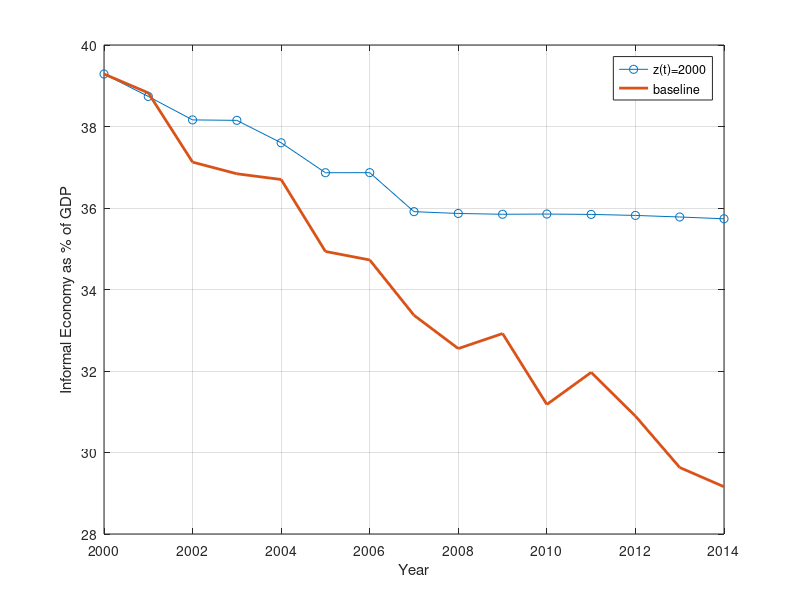
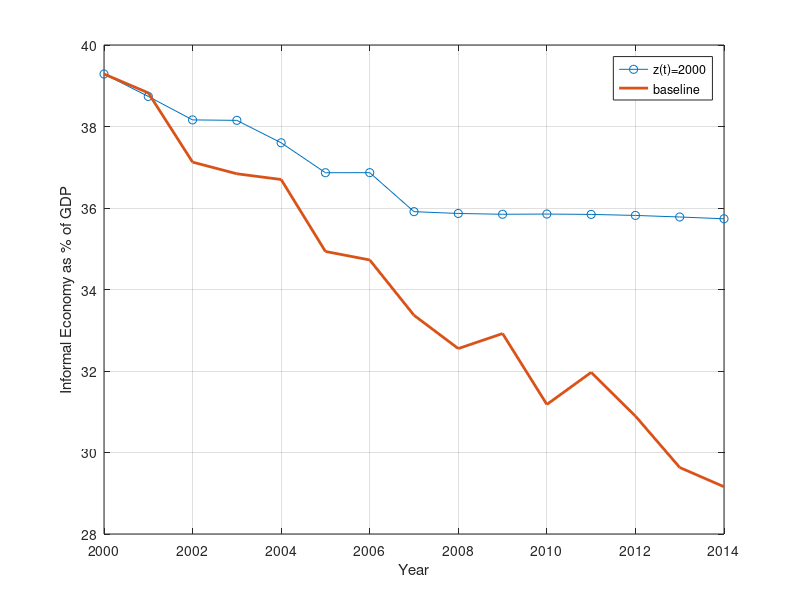
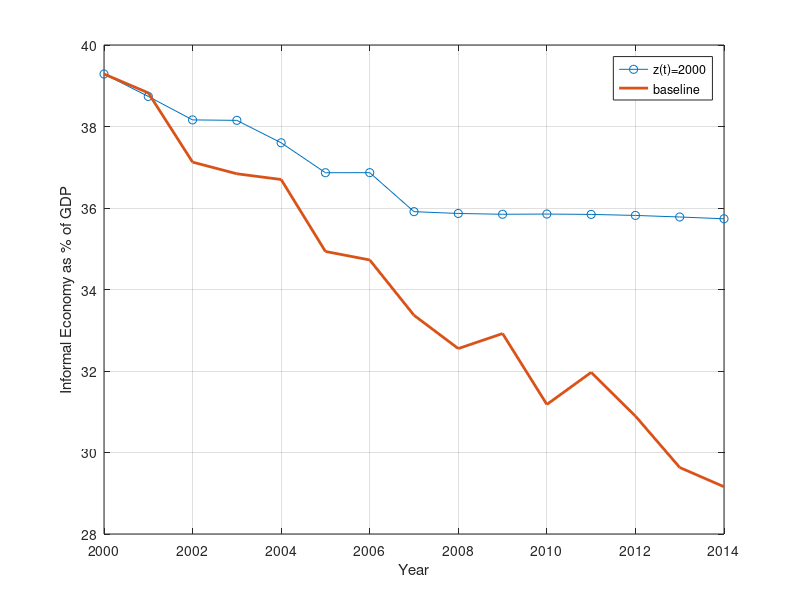

The MATLAB script that drew these images, in order:
%%%%%%%%%%%%%%%%%%%%%%%%%%%%%%%%%%%%%%%%%%%%%%%%%%%%%%%%%%%%%%%%%%%%%%%%%%%
%                                                                         %
%   "Envelope Wages, Hidden Production and Labor Productivity"            %
%                                                                         %
%       by Alessandro Di Nola, Georgi Kocharkov and A. Vasilev            % 
%                                                                         % 
%%%%%%%%%%%%%%%%%%%%%%%%%%%%%%%%%%%%%%%%%%%%%%%%%%%%%%%%%%%%%%%%%%%%%%%%%%%

clear;clc;close all

% This file loads a mat file with counterfactuals, generates figures and tables, 
% and stores them in the subfolder 'results\experiments'

oldpath = fullfile(pwd,'');

% Load results of baseline simulation
load results_baseline

%-------------- 5 experiments----------------------------------------------

% 1 - keep productivity fixed at 2000 level
% 2 - keep all taxes fixed
% 3 - change only T_W (other taxes and prod fixed)
% 4 - change only T_E 
% 5 - change only S_E & S_W 
%--------------------------------------------------------------------------

experiment_num = 1; %choose the experiment

% load counterfactual results
if experiment_num == 1
    load informal_z_fixed 
elseif experiment_num==2
    load informal_alltax_fixed 
elseif experiment_num==3
    load informal_z_fixed 
    load informal_tw_only 
elseif experiment_num==4
    load informal_z_fixed 
    load informal_te_only
elseif experiment_num==5
    load informal_z_fixed 
    load informal_s_only
    
end

% Save plots in subfolder results\experiments

cd 'results\experiments'

if experiment_num == 1
    % EXPERIMENT 1: Keep z(t) fixed at 2000 lovel
    
    plot(year_vec,informal_z_fixed*100,'-o',year_vec,informal_baseline*100,'linewidth',2)
    legend('z(t)=2000','baseline'), grid on
    %title('Informal sector size, over Y')
    xlabel('Year')
    ylabel('Informal Economy as % of GDP')
    print('informal_z_fixed','-depsc')
    print('informal_z_fixed','-dpng')
    savefig('informal_z_fixed')
    
elseif experiment_num==2
    % EXPERIMENT 2: Keep all taxes fixed at 2000 lovel
    
    plot(year_vec,informal_alltax_fixed*100,'-o',year_vec,informal_baseline*100,'linewidth',2)
    legend('taxes=2000','baseline'), grid on
    %title('Informal sector size, over Y')
    xlabel('Year')
    ylabel('Informal Economy as % of GDP')
    print('informal_alltax_fixed','-depsc')
    print('informal_alltax_fixed','-dpng')
    savefig('informal_alltax_fixed')
    
elseif experiment_num==3
    % EXPERIMENT 3: only T_W changes, other taxes are freezed (z changes)
    
    plot(year_vec,informal_tw_only*100,'-o',year_vec,informal_z_fixed*100,'linewidth',2)
    legend('T_{W} only','all taxes','Location','Best'), grid on
    %title('Informal sector size, over Y')
    xlabel('Year')
    ylabel('Informal Economy as % of GDP')
    print('informal_tw_only','-depsc')
    print('informal_tw_only','-dpng')
    savefig('informal_tw_only')
    
elseif experiment_num==4
    % EXPERIMENT 4:  only T_E changes, other taxes are freezed
    
    plot(year_vec,informal_te_only*100,'-o',year_vec,informal_z_fixed*100,'linewidth',2)
    legend('T_{E} only','all taxes'), grid on
    %title('Informal sector size, over Y')
    xlabel('Year')
    ylabel('Informal Economy as % of GDP')
    print('informal_te_only','-depsc')
    print('informal_te_only','-dpng')
    savefig('informal_te_only')
    
    elseif experiment_num==5
    % EXPERIMENT 5:  only S_E and S_W change, other taxes are freezed 
    
    plot(year_vec,informal_s_only*100,'-o',year_vec,informal_z_fixed*100,'linewidth',2)
    legend('S only','all taxes'), grid on
    %title('Informal sector size, over Y')
    xlabel('Year')
    ylabel('Informal Economy as % of GDP')
    print('informal_s_only','-depsc')
    print('informal_s_only','-dpng')
    savefig('informal_s_only')
    
end

%% Table summarizing the findings
cd(oldpath)
load informal_z_fixed 
load informal_alltax_fixed 
cd 'results\experiments'

fid=fopen('results_table.tex','w');
fprintf(fid,'\n \\documentclass[12pt]{article}');
fprintf(fid,'\n \\begin{document}');

fprintf(fid,'\n \\begin{table}[h]');
fprintf(fid,'\n \\caption{Productivity versus Txes - A Decomposition}');
fprintf(fid,'\n \\begin{center}');
fprintf(fid,'\n \\label{results1}');
fprintf(fid,'\n \\begin{tabular}{lccc}');
fprintf(fid,'\n  \\hline');
fprintf(fid,'\n  & \\textbf{2000} & \\textbf{2014} & \\textbf{Change} \\\\ \\hline');
fprintf(fid,'\n  Data                     &  $%5.2f$ & $%5.2f$ & $%5.2f$ \\\\ ',36.9, 31,-5.90);
fprintf(fid,'\n  \\textbf{Model}          &  $%5.2f$ & $%5.2f$ & $%5.2f$ \\\\ ',informal_baseline(1)*100,informal_baseline(end)*100,(informal_baseline(end)-informal_baseline(1))*100);
fprintf(fid,'\n  Change taxes only        &  $%5.2f$ & $%5.2f$ & $%5.2f$ \\\\ ',informal_z_fixed(1)*100,informal_z_fixed(end)*100,(informal_z_fixed(end)-informal_z_fixed(1))*100);
fprintf(fid,'\n  Change productivity only &  $%5.2f$ & $%5.2f$ & $%5.2f$ \\\\ ',informal_alltax_fixed(1)*100,informal_alltax_fixed(end)*100,(informal_alltax_fixed(end)-informal_alltax_fixed(1))*100);

fprintf(fid,'\n \\hline');
fprintf(fid,'\n \\end{tabular}');
fprintf(fid,'\n \\end{center}');
fprintf(fid,'\n \\end{table}');

fprintf(fid,'\n \\end{document}');
fclose(fid);


%% Go back to the main folder

cd(oldpath)
